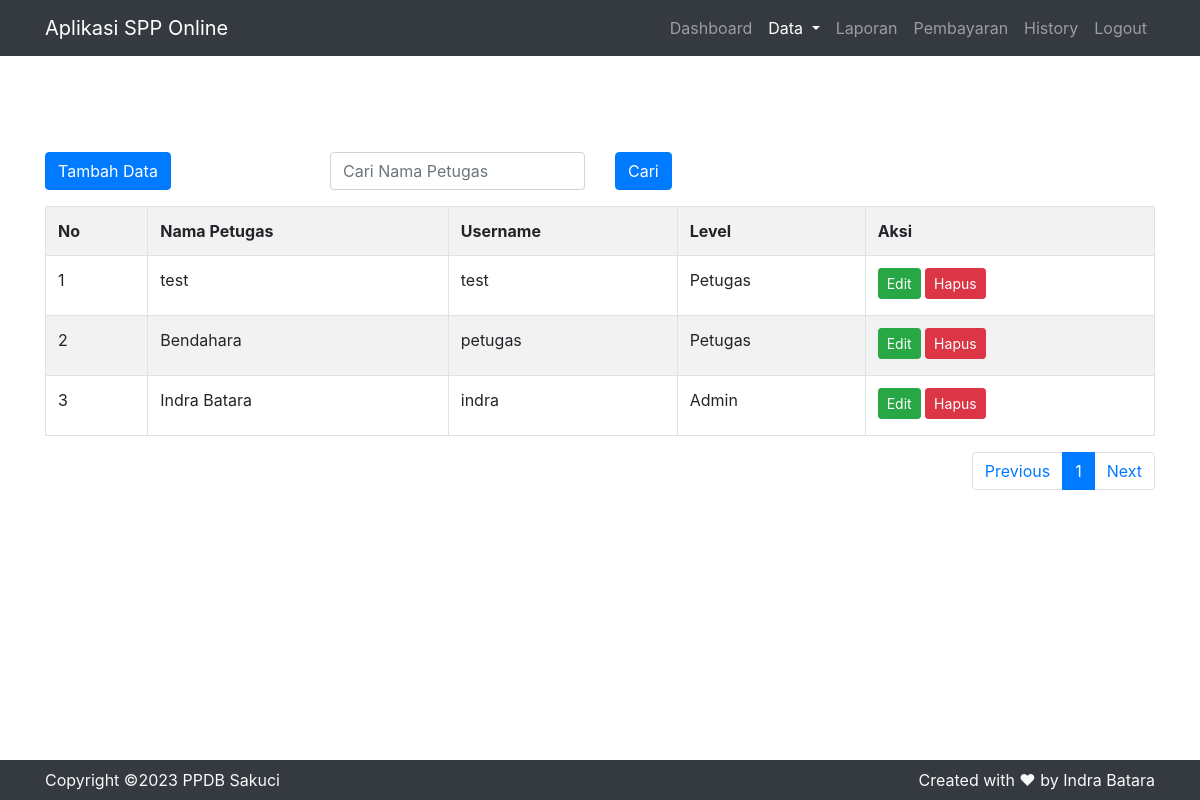
Page /admin.php?page=datapetugas (signed in) on the committed database.
### tables this page shows
CREATE TABLE `petugas` (
  `id_petugas` int(11) unsigned NOT NULL AUTO_INCREMENT,
  `username` varchar(25) DEFAULT NULL,
  `password` varchar(255) DEFAULT NULL,
  `nama_petugas` varchar(35) DEFAULT NULL,
  `level` enum('admin','petugas') DEFAULT NULL,
  PRIMARY KEY (`id_petugas`)
);

### system/fungsi.php (called while the page is built, shortened)
<?php
class Fungsi{
    public function kon(){
        $kon = mysqli_connect('localhost', 'root', 'root', 'webku');
        return $kon;
    }
    public function config(){
        $config =
            [
                'home' => 'http://localhost:8888/ujikom/',
                'img' => 'http://localhost:8888/ujikom/img/',
                'nama_sekolah' => 'SMK Sangkuriang 1 Cimahi',
                'app_name' => 'Aplikasi SPP Online'
            ];
        return $config;
    }
    public function petugas($halaman, $per_page){
        $halaman_view = $halaman > 1 ? ($halaman * $per_page) - $per_page : 0;
        $previous = $halaman - 1;
        $next = $halaman + 1;
        $sql = "SELECT * FROM petugas";
        $data = mysqli_query($this->kon(), $sql);
        if(isset($_GET['petugas'])){
            if($_GET['petugas'] != null) {
                $cari = $_GET['petugas'];
                $datapetugas = mysqli_query($this->kon(), "SELECT * FROM petugas WHERE nama_petugas LIKE '%$cari%' ORDER BY id_petugas DESC");
                $data = $datapetugas;
            } elseif($_GET['petugas'] == ''){
                $datapetugas = mysqli_query($this->kon(), "SELECT * FROM petugas ORDER BY id_petugas DESC");
            }
        } else {
            $datapetugas = mysqli_query($this->kon(), "SELECT * FROM petugas ORDER BY id_petugas DESC");
        }
        $jumlah_data = mysqli_num_rows($data);
        $total_halaman = ceil($jumlah_data / $per_page);
        $no = $halaman_view + 1;
        if(mysqli_num_rows($datapetugas)>0){
            while($d = mysqli_fetch_assoc($datapetugas)){
                $select[] = $d;
            }
        } else {
            $select = null;
        }
        $result['total_halaman'] = $total_halaman;
        $result['data'] = $select;
        $result['next'] = $next;
        $result['previous'] = $previous;
        $result['no'] = $no;
        return $result;
    }
}

### user/datapetugas.php (the view, shortened to what this page needs)
<div class="container">
    <div class="row">
        <div class="col-3">
        <div class="form-group">
        <a class="btn btn-primary" href="<?= $config['home']?>admin.php?page=formpetugas">Tambah Data</a>
    </div>
        </div>
                        <div class="col-3" >
                        <form action="admin.php?page=datapetugas" method="get">
                        <input type="text" name="petugas" class="form-control" placeholder="Cari Nama Petugas" autocomplete="off">
                        </div>
                        <div class="col-3">
                        <button class="btn btn-primary" type="submit" name="cari" value="cari">Cari</button>
                        </div>
    </div>
<?php
$per_page = 5;
$halaman = isset($_GET['halaman']) ? $_GET['halaman'] : 1;
$datas = $fungsi->petugas($halaman, $per_page);
$data_page = $datas['data'];
$total_halaman = $datas['total_halaman'];
$next = $datas['next'];
$previous = $datas['previous'];
?>
    <table class="table table-bordered table-striped">
        <tr>
            <th>No</th>
            <th>Nama Petugas</th>
            <th>Username</th>
            <th>Level</th>
            <th>Aksi</th>
        </tr>
        <?php $no=1; ?>
        <?php
        if ($data_page != null) {
            foreach ($data_page as $d) { ?>
                <tr>
                    <td><?= $no++; ?></td>
                    <td><?= $d['nama_petugas']; ?></td>
                    <td><?= $d['username']; ?></td>
                    <td><?= ucwords($d['level']);?></td>
                    <td><a class="btn btn-success btn-sm mb-1" href="admin.php?page=editpetugas&id_petugas=<?= $d['id_petugas']; ?>">Edit</a>
                    <a class="btn btn-danger btn-sm mb-1" href="admin.php?page=deletePetugas&id_petugas=<?= $d['id_petugas']; ?>" onclick="return confirm('Apa anda yakin menghapus data ini?');">Hapus</a>
                </td>
                </tr>
         <?php }
        }
        ?>
    </table>
<div class="row pb-5" id="loginB">
    <div class="col-6">
    <nav aria-label="Page navigation example">
  <ul class="pagination">
    <li class="page-item"><a class="page-link" href="<?= $halaman>1 ? $config['home'].'admin.php?page=datapetugas&halaman='.$previous : "" ?>">Previous</a></li>
    <?php
    for($x=1; $x <= $total_halaman; $x++){
        $link_active = ($halaman == $x) ? "page-item active" : "page-item";
    ?>
    <li class="page-item <?= $link_active; ?>"><a class="page-link" href="<?= $config['home'] . "admin.php?page=datapetugas&halaman=$x";?>"><?= $x;?></a></li>
    <?php } ?>
    <li class="page-item"><a class="page-link" href="<?= $halaman<$total_halaman ? $config['home'].'admin.php?page=datapetugas&halaman='.$next : "" ?>">Next</a></li>
  </ul>
</nav>
    </div>
</div>
</div>

### layouts/header.php (style rules this page uses)
#loginB { float: right; }

### rows in the picture
petugas: nama_petugas "test", username "test", level "Petugas"
petugas: nama_petugas "Bendahara", username "petugas", level "Petugas"
petugas: nama_petugas "Indra Batara", username "indra", level "Admin"

### other values in the picture
$config['app_name'] "Aplikasi SPP Online"
